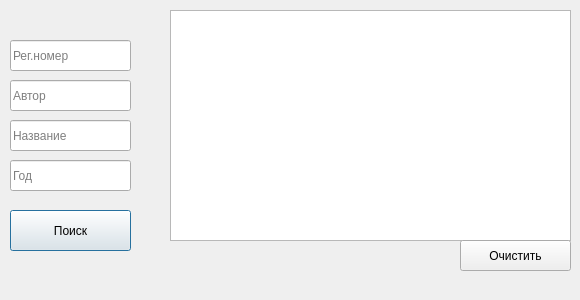
<?xml version="1.0" encoding="UTF-8"?>
<ui version="4.0">
 <class>search</class>
 <widget class="QDialog" name="search">
  <property name="geometry">
   <rect>
    <x>0</x>
    <y>0</y>
    <width>580</width>
    <height>300</height>
   </rect>
  </property>
  <property name="windowTitle">
   <string>Dialog</string>
  </property>
  <property name="styleSheet">
   <string notr="true"/>
  </property>
  <widget class="QListWidget" name="listWidget">
   <property name="geometry">
    <rect>
     <x>170</x>
     <y>10</y>
     <width>401</width>
     <height>231</height>
    </rect>
   </property>
  </widget>
  <widget class="QPushButton" name="pushButton">
   <property name="geometry">
    <rect>
     <x>10</x>
     <y>210</y>
     <width>121</width>
     <height>41</height>
    </rect>
   </property>
   <property name="text">
    <string>Поиск</string>
   </property>
  </widget>
  <widget class="QLineEdit" name="lineEdit">
   <property name="geometry">
    <rect>
     <x>10</x>
     <y>40</y>
     <width>121</width>
     <height>31</height>
    </rect>
   </property>
   <property name="placeholderText">
    <string>Рег.номер</string>
   </property>
  </widget>
  <widget class="QLineEdit" name="lineEdit_2">
   <property name="geometry">
    <rect>
     <x>10</x>
     <y>80</y>
     <width>121</width>
     <height>31</height>
    </rect>
   </property>
   <property name="placeholderText">
    <string>Автор</string>
   </property>
  </widget>
  <widget class="QPushButton" name="pushButton_2">
   <property name="geometry">
    <rect>
     <x>460</x>
     <y>240</y>
     <width>111</width>
     <height>31</height>
    </rect>
   </property>
   <property name="text">
    <string>Очистить</string>
   </property>
  </widget>
  <widget class="QLineEdit" name="lineEdit_3">
   <property name="geometry">
    <rect>
     <x>10</x>
     <y>120</y>
     <width>121</width>
     <height>31</height>
    </rect>
   </property>
   <property name="placeholderText">
    <string>Название</string>
   </property>
  </widget>
  <widget class="QLineEdit" name="lineEdit_4">
   <property name="geometry">
    <rect>
     <x>10</x>
     <y>160</y>
     <width>121</width>
     <height>31</height>
    </rect>
   </property>
   <property name="placeholderText">
    <string>Год</string>
   </property>
  </widget>
 </widget>
 <resources/>
 <connections/>
</ui>
